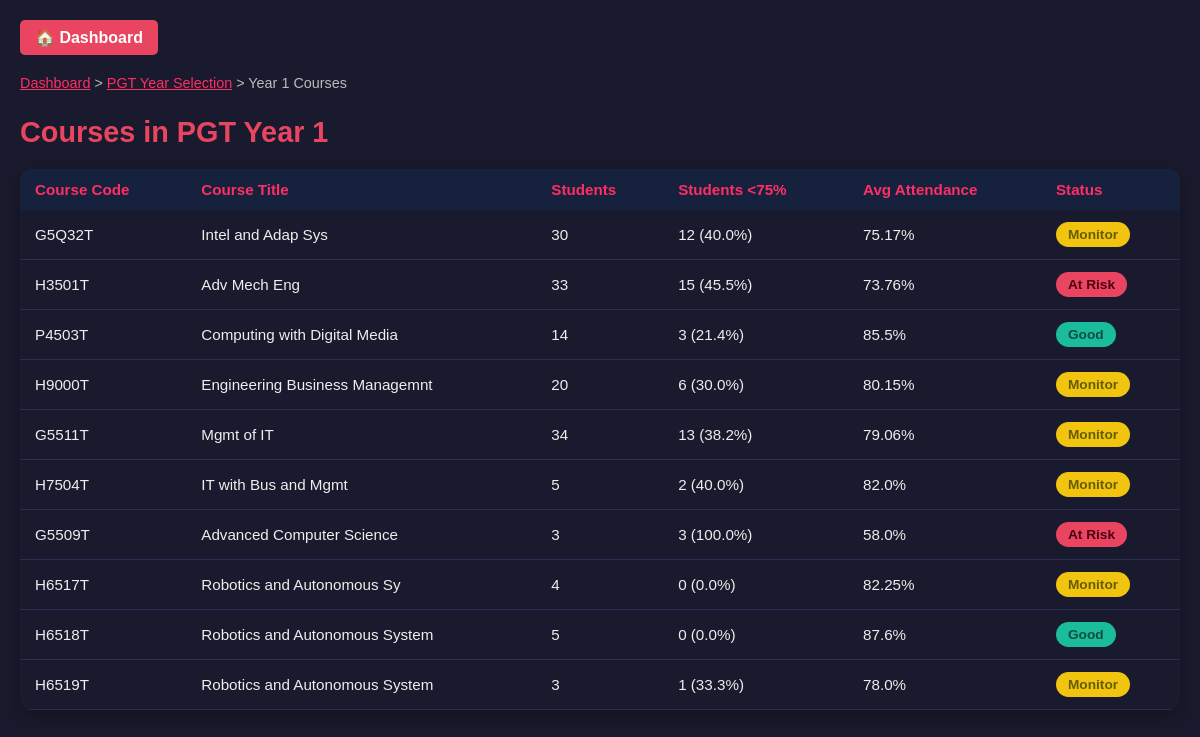
/analytics/analytics/pg-year/1/ (signed in), run on the app's committed database.
### analytics/models.py (models this page shows, shortened)
class Course(models.Model):
    title = models.CharField(max_length=255)
    code = models.CharField(max_length=50, unique=True)

### analytics/views.py (the view)
# urls.py: path('analytics/pg-year/<int:year>/', views.course_overview_by_year_pg, name='course_overview_by_year_pg'),
@login_required
def course_overview_by_year_pg(request, year):
    year = int(year)
    students = Student.objects.filter(level_of_study='PGT', year_of_course=year)
    student_ids = students.values_list('id', flat=True)
    enrollments = Enrollment.objects.filter(student_id__in=student_ids)
    courses = Course.objects.filter(enrollment__student_id__in=student_ids).distinct()
    course_data = []
    for course in courses:
        course_enrollments = enrollments.filter(course=course)
        attendance_values = course_enrollments.exclude(total_attendance_percent__isnull=True).values_list('total_attendance_percent', flat=True)
        avg_attendance = sum(attendance_values) / len(attendance_values) if attendance_values else 0
        low_attendance_count = course_enrollments.filter(total_attendance_percent__lt=75).count()
        student_count = course_enrollments.count()
        def get_status(avg):
            if avg >= 85:
                return 'Good'
            elif avg >= 75:
                return 'Monitor'
            else:
                return 'At Risk'
        course_data.append({
            'code': course.code,
            'title': course.title,
            'student_count': student_count,
            'avg_attendance': round(avg_attendance, 2),
            'low_attendance_display': f"{low_attendance_count} ({round((low_attendance_count / student_count) * 100, 1)}%)" if student_count else "0",
            'status': get_status(avg_attendance)
        })
    return render(request, "analytics/course_overview_pg.html", {
        'year': year,
        'courses': course_data,
    })

### analytics/templates/analytics/course_overview_pg.html (shortened to what this page needs)
<!DOCTYPE html>
<html>
<head>
</head>
<body>
<div class="container">
    <a href="{% url 'analytics:dashboard' %}" class="back-button">🏠 Dashboard </a>
    <div class="breadcrumb">
        <a href="{% url 'analytics:dashboard' %}" class="breadcrumb-link">Dashboard</a> &gt;
        <a href="{% url 'analytics:pg_year_selection' %}" class="breadcrumb-link">PGT Year Selection</a> &gt;
        <span>Year {{ year }} Courses</span>
    </div>
    <h3> Courses in PGT Year {{ year }} </h3>
    <table class="course-table">
        <thead>
            <tr>
                <th>Course Code</th>
                <th>Course Title</th>
                <th>Students</th>
                <th>Students &lt;75%</th>
                <th>Avg Attendance</th>
                <th>Status</th>
            </tr>
        </thead>
        <tbody>
            {% for course in courses %}
            <tr onclick="window.location.href='{% url 'analytics:course_students_pg' course.code year %}'" style="cursor: pointer;">
                <td data-label="Course Code">{{ course.code }}</td>
                <td data-label="Course Title">{{ course.title }}</td>
                <td data-label="Students">{{ course.student_count }}</td>
                <td data-label="Students <75%">{{ course.low_attendance_display }}</td>
                <td data-label="Avg Attendance">{{ course.avg_attendance }}%</td>
                <td data-label="Status">
                    <span class="status-badge
                        {% if course.status == 'Good' %}status-good
                        {% elif course.status == 'Monitor' %}status-warning
                        {% else %}status-danger{% endif %}">
                        {{ course.status }}
                    </span>
                </td>
            </tr>
            {% empty %}
            <tr>
                <td colspan="6">No courses found for this year.</td>
            </tr>
            {% endfor %}
        </tbody>
    </table>
</div>
</body>
</html>

### analytics/templates/analytics/course_overview_pg.html (style rules this page uses)
* { margin: 0; padding: 0; box-sizing: border-box; font-family: 'Poppins', sans-serif; }
body { background: #1a1a2e; color: #ffffff; min-height: 100vh; padding: 20px; }
.container { max-width: 1200px; margin: 0 auto; }
.back-button { background: #e94560; color: white; padding: 8px 15px; border-radius: 5px; text-decoration: none; font-weight: 600; display: inline-block; margin-bottom: 20px; transition: background 0.3s ease, transform 0.2s; }
.breadcrumb { font-size: 0.9em; color: #bbb; margin-bottom: 25px; user-select: none; }
.breadcrumb-link, .breadcrumb-link:visited { color: #ff2e63; text-decoration: underline; cursor: pointer; }
h3 { font-size: 1.8em; color: #e94560; margin-bottom: 20px; }
.course-table { width: 100%; border-collapse: collapse; font-size: 0.95em; color: #eee; box-shadow: 0 8px 20px rgba(0, 0, 0, 0.3); border-radius: 12px; overflow: hidden; }
.course-table thead { background: #16213e; color: #ff2e63; font-weight: 600; text-align: left; }
.course-table th, .course-table td { padding: 12px 15px; }
.course-table tbody tr { background: #1a1a2e; border-bottom: 1px solid #2c2c54; transition: background 0.3s ease; }
.status-badge { padding: 5px 12px; border-radius: 15px; font-weight: 600; font-size: 0.9em; display: inline-block; user-select: none; }
.status-good { background-color: #1abc9c; color: #0e4d40; }
.status-warning { background-color: #f1c40f; color: #665c00; }
.status-danger { background-color: #e94560; color: #4d0013; }

### data on the page
Course: code "G5Q32T", title "Intel and Adap Sys"
Course: code "H3501T", title "Adv Mech Eng"
Course: code "P4503T", title "Computing with Digital Media"
Course: code "H9000T", title "Engineering Business Managemnt"
Course: code "G5511T", title "Mgmt of IT"
Course: code "H7504T", title "IT with Bus and Mgmt"
Course: code "G5509T", title "Advanced Computer Science"
Course: code "H6517T", title "Robotics and Autonomous Sy"
Course: code "H6518T", title "Robotics and Autonomous System"
Course: code "H6519T", title "Robotics and Autonomous System"

### other printed values
{{ year }} "1"
{{ course.student_count }} "30" "33" "14" "20" "34" "5" "3" "4" "5" "3"
{{ course.low_attendance_display }} "12 (40.0%)" "15 (45.5%)" "3 (21.4%)" "6 (30.0%)" "13 (38.2%)" "2 (40.0%)" "3 (100.0%)" "0 (0.0%)" "0 (0.0%)" "1 (33.3%)"
{{ course.avg_attendance }} "75.17" "73.76" "85.5" "80.15" "79.06" "82.0" "58.0" "82.25" "87.6" "78.0"
{{ course.status }} "Monitor" "At Risk" "Good" "Monitor" "Monitor" "Monitor" "At Risk" "Monitor" "Good" "Monitor"
